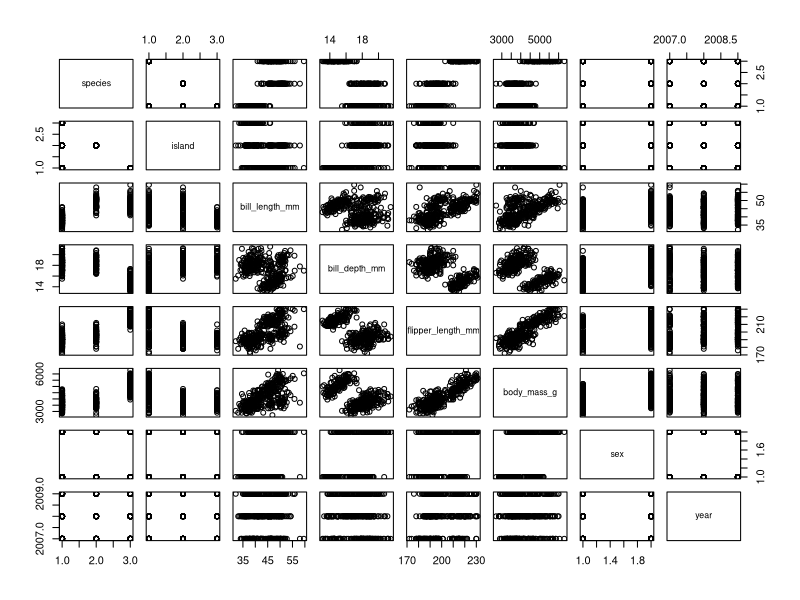
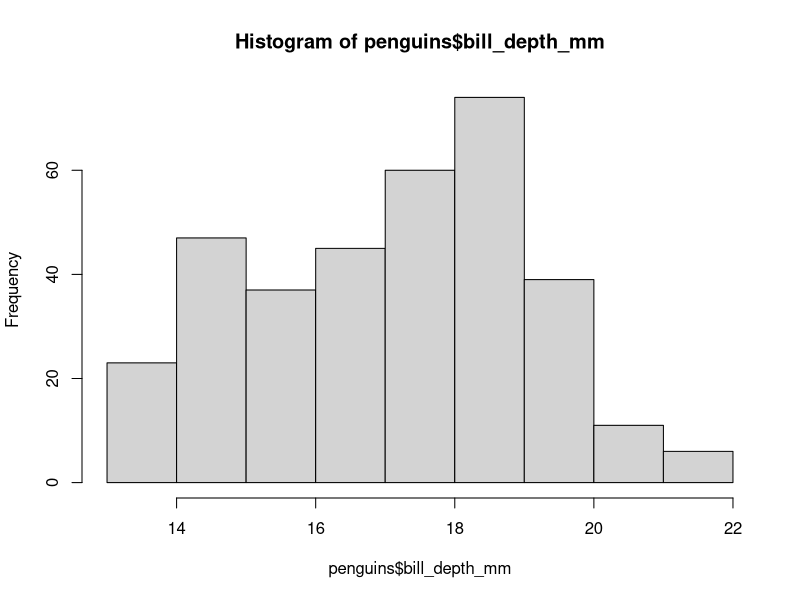
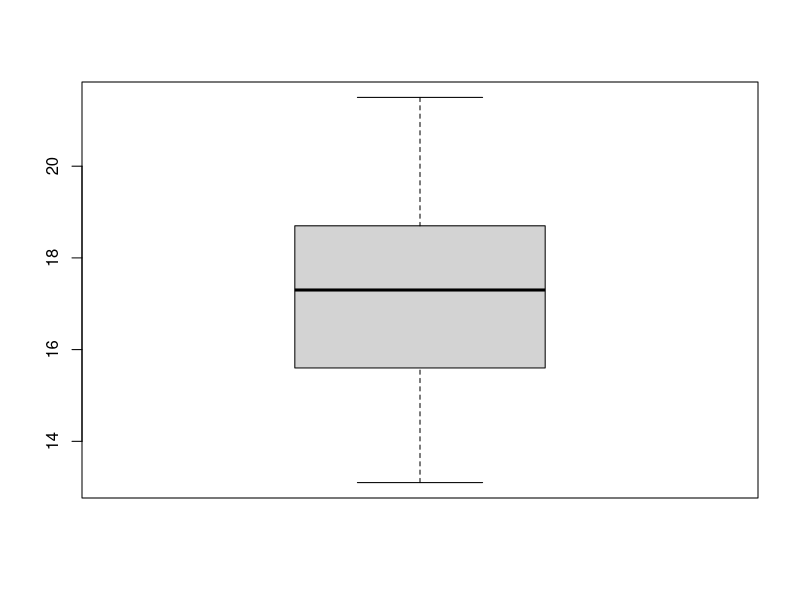
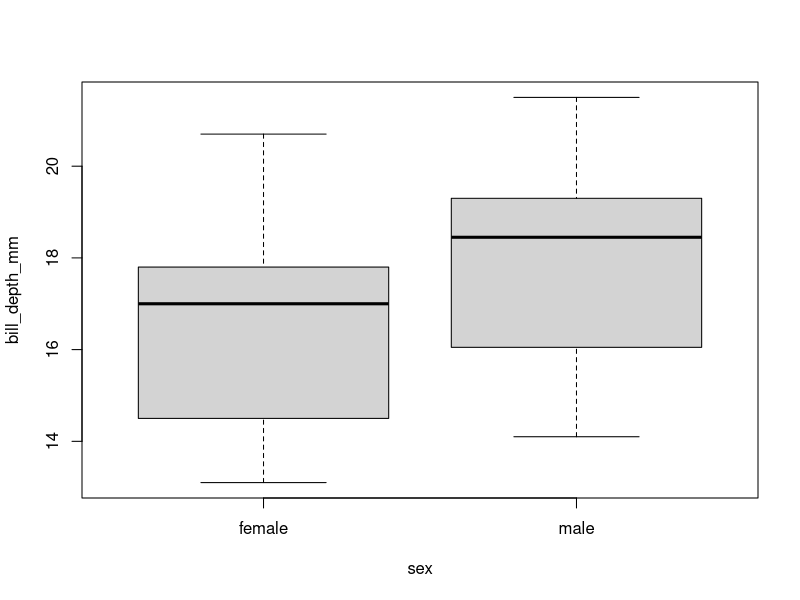
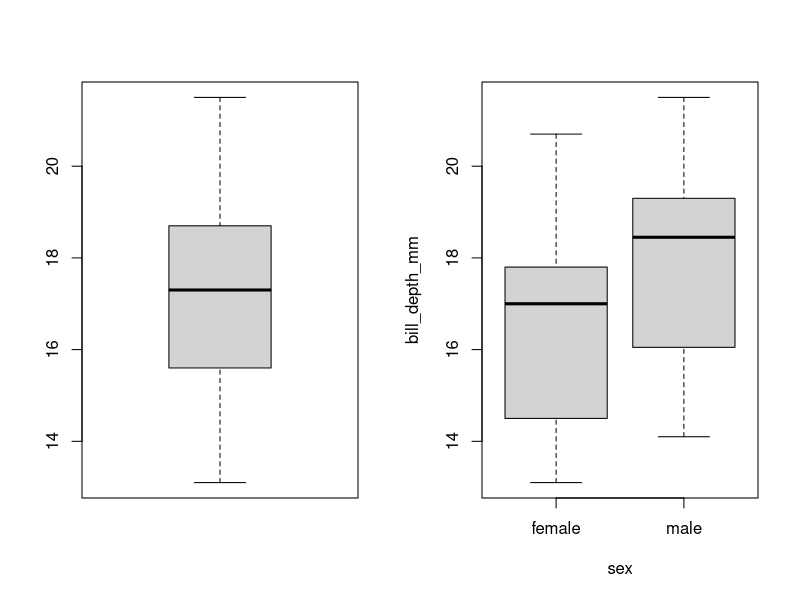
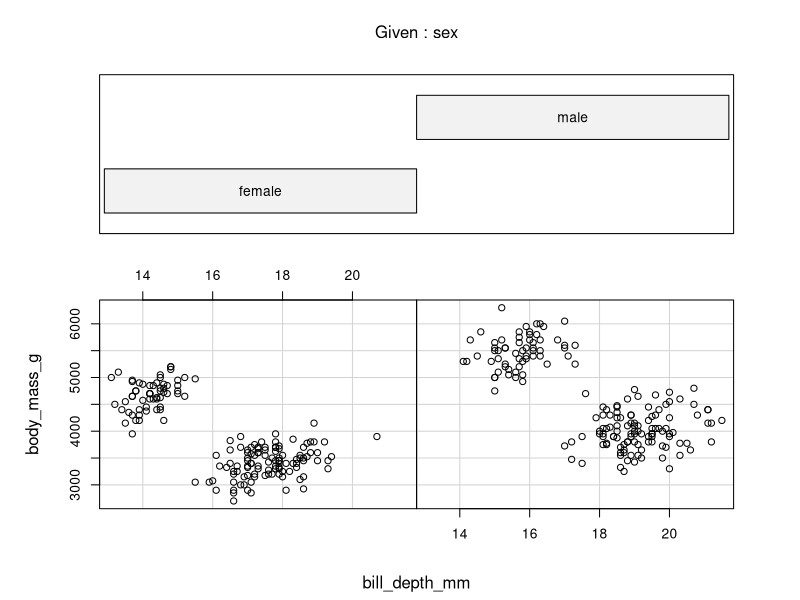
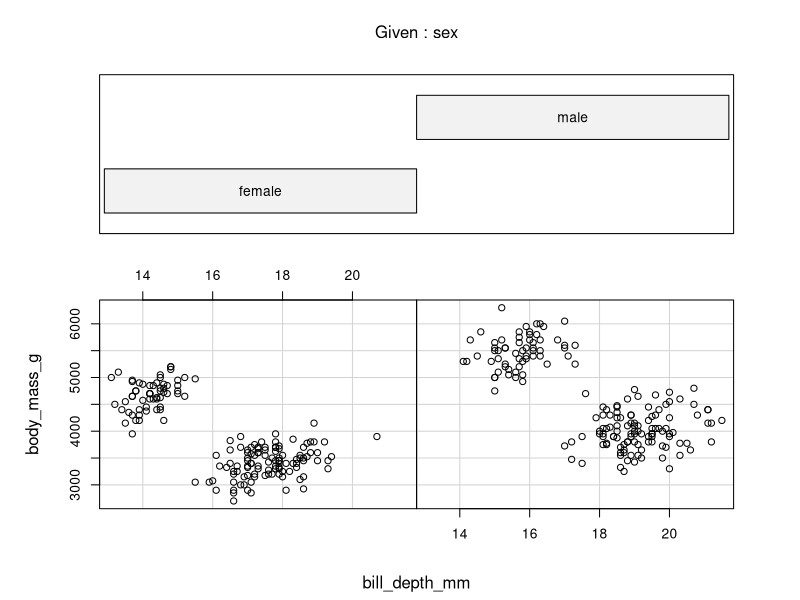

Write the R code that produced these figures, in order.
#install palmerpenguins package 
install.packages("palmerpenguins")
#install "here" package 
install.packages("here")
# Since these packages aren’t part of base-R, you have to tell R 
#that you want to use the using the require() or library() function.
#Mike prefers require():
require(palmerpenguins)
require(here)
#To quote or not to quote: Since these packages aren’t part of base-R, 
#you have to tell R that you want to use the using the require() or library() 
#function. I prefer require():

#Use class() to check what kind of object penguins is.
class(penguins)
#The data are in a slightly different type of object than our familiar data.frame.
#To avoid any difficulties, you need to convert it to a data.frame object:
penguins = data.frame(penguins)
#Try to calculate the mean bill length of all the penguins:
mean(penguins$body_mass_g)
#Got an error, use head to preview the data
head(penguins)
#Some functions, like mean() don’t work well with missing data, i.e.
#elements that are NA or NULL
?mean()
#Did you notice the description for the na.rm argument.
#What does it do?
# Try setting it to TRUE
mean(penguins$body_mass_g, na.rm = TRUE)
#na.rm determines whether na should be removed before the calculation
#Try out the summary() function on the entire penguins data frame. 
#This function provides a lot of information:
summary(penguins)
# Try out some of the plots you already know:
#pair plot, scatterplot, histogram
pairs(penguins)
#explore later if you want because we have gone over scatter plot 
#plot(x = penguins$species, y = penguins$)
hist(penguins$bill_depth_mm)
#And some of the others we haven’t used in class yet:boxplot() and coplot()
#template for the coplot and boxplot syntax
boxplot(penguins$bill_depth_mm)
boxplot(bill_depth_mm ~ sex, data = penguins)
#What is the different insight you can gain from each boxplot separately 
#and together?
#It might be easier to compare them side-by-side
par(mfrow = c(1, 2))
boxplot(penguins$bill_depth_mm)
boxplot(bill_depth_mm ~ sex, data = penguins)
#coplots
coplot(body_mass_g ~ bill_depth_mm | sex, data = penguins)
#trying out categorical values
coplot(body_mass_g ~ bill_depth_mm | sex, data = penguins)

